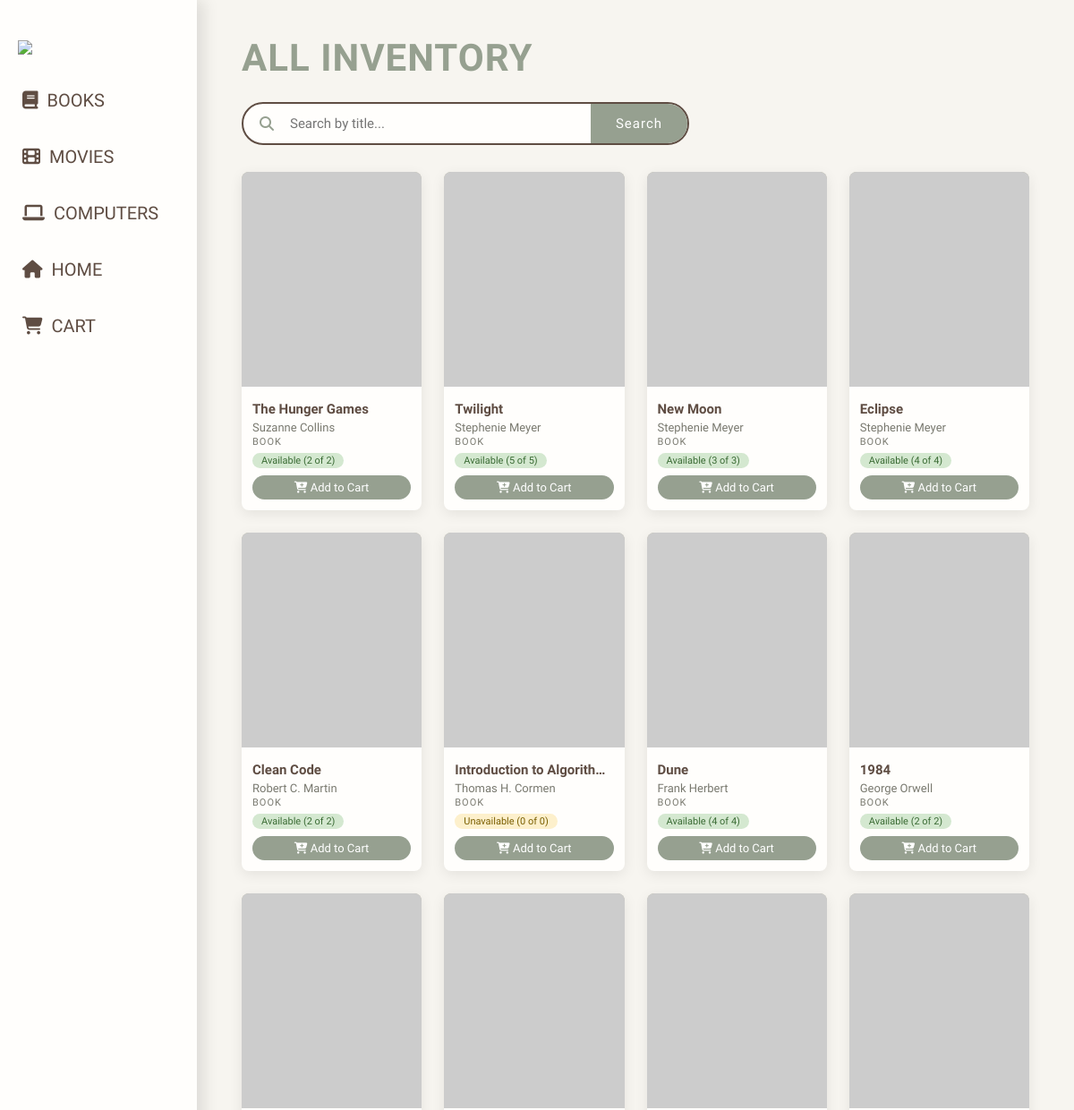
The page /search (upper part) on the database as committed earlier.
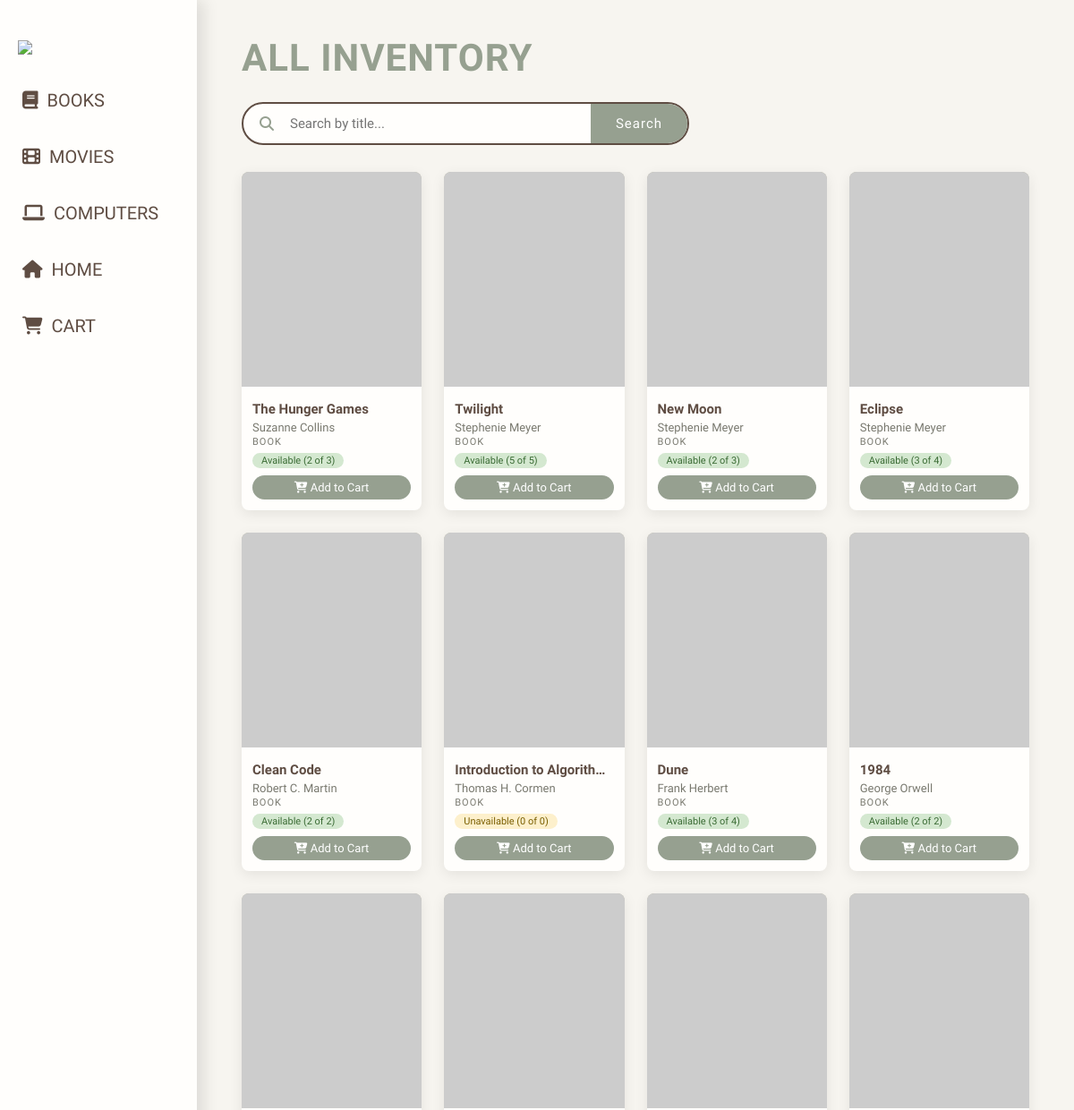
The same page on the database as committed later.
### models/Items.py (models this page shows, shortened)
class Item(db.Model):
    __tablename__ = "Items"
    id                  = db.Column(db.Integer, primary_key = True)
    item_id             = db.Column(db.String(36), unique = True, nullable = False)
    title               = db.Column(db.String(200), nullable = False)
    description         = db.Column(db.String(300), nullable = True)
    qty                 = db.Column(db.Integer, nullable = False)
    available_qty       = db.Column(db.Integer, nullable = False)
    added_on            = db.Column(db.DateTime, default = utcnow)
    item_type           = db.Column(db.String(20), nullable = False)
    image_url           = db.Column(db.String(500), nullable = True)
    loan_days           = 14
    __mapper_args__ = {
        'polymorphic_on': item_type,
        'polymorphic_identity': 'item'
    }

class Book(Item):
    __tablename__ = "Books"
    id = db.Column(db.Integer, db.ForeignKey('Items.id'), primary_key=True)
    isbn = db.Column(db.String(35), unique=True, nullable=True)
    author = db.Column(db.String(150), nullable=False)
    publisher = db.Column(db.String(100), nullable=True)
    genre = db.Column(db.String(150), nullable=True)
    edition = db.Column(db.String(50), nullable=True)
    loan_days = 28
    __mapper_args__ = {
        'polymorphic_identity': 'Book'
    }

class Item(db.Model):
    __tablename__ = "Items"
    id                  = db.Column(db.Integer, primary_key = True)
    item_id             = db.Column(db.String(36), unique = True, nullable = False)
    title               = db.Column(db.String(200), nullable = False)
    description         = db.Column(db.String(300), nullable = True)
    qty                 = db.Column(db.Integer, nullable = False)
    available_qty       = db.Column(db.Integer, nullable = False)
    added_on            = db.Column(db.DateTime, default = utcnow)
    item_type           = db.Column(db.String(20), nullable = False)
    image_url           = db.Column(db.String(500), nullable = True)
    loan_days           = 14
    __mapper_args__ = {
        'polymorphic_on': item_type,
        'polymorphic_identity': 'item'
    }

### app.py (the view)
@app.route('/search')
def search():
    q = request.args.get('q', '').strip()
    if q:
        items = Item.query.filter(Item.title.ilike(f'%{q}%')).all()
    else:
        items = Item.query.all()
    return render_template('search-catalog.html', items = items, q = q)

### templates/search-catalog.html (shortened to what this page needs)
{% extends "browse-layout.html" %}
{% block content %}
{% if q %}
    <h2 class="page-title">Search results for "{{ q }}"</h2>
{% else %}
    <h2 class="page-title">All Inventory</h2>
{% endif %}
<form method = "GET" action = "{{ url_for('search') }}">
    <div class = "search-bar">
        <i class = "fas fa-search"></i>
        <input type="text" name = "q" placeholder = "Search by title..."
               value="{{ q }}">
        <button type="submit">Search</button>
    </div>
</form>
{% if items %}
<div class = "card-grid">
    {% for item in items %}
    <div class = "book-card">
        <img src = "{{ item.image_url if item.image_url else 'https://placehold.co/180x240?text=No+Cover' }}"
             alt = "{{ item.title }}">
        <div class="card-info">
            <div class="card-title">{{ item.title }}</div>
            {% if item.item_type == 'Book' %}
                <div class="card-author">{{ item.author }}</div>
            {% elif item.item_type == 'Movie' %}
                <div class="card-author">{{ item.director }}</div>
            {% elif item.item_type == 'Computer' %}
                <div class="card-author">{{ item.brand if item.brand else item.os }}</div>
            {% endif %}
            <div style="font-size:11px; color:var(--gray); text-transform:uppercase; letter-spacing:1px; margin-top:2px;">
                {{ item.item_type }}
            </div>
            {% if item.item_type == 'Computer' %}
                {% if item.available_qty > 0 %}
                    <span class="card-badge available">Available</span>
                {% else %}
                    <span class="card-badge loaned">Currently Loaned</span>
                {% endif %}
            {% else %}
                {% if item.available_qty > 0 %}
                    <span class="card-badge available">Available ({{ item.available_qty }} of {{ item.qty }})</span>
                {% else %}
                    <span class="card-badge loaned">Unavailable (0 of {{ item.qty }})</span>
                {% endif %}
            {% endif %}
            {% if not (item.item_type == 'Computer' and item.available_qty == 0) %}
                <form method="POST" action="{{ url_for('add_to_cart', item_id=item.item_id) }}" style="margin-top:8px;">
                    <button type="submit" style="width:100%; padding:6px; background:var(--green); color:white; border:none; border-radius:var(--border-radius-m); font-family:'Neuton',serif; font-size:13px; cursor:pointer;">
                        <i class="fa-solid fa-cart-plus"></i> Add to Cart
                    </button>
                </form>
            {% endif %}
        </div>
    </div>
    {% endfor %}
</div>
{% else %}
<div class="empty-state">
    <i class="fa-solid fa-magnifying-glass"></i>
    No items found{% if q %} for "{{ q }}"{% endif %}.
</div>
{% endif %}
{% endblock %}

Rows that differ between the two databases and show on the page:
changed through a linked row, Book "Suzanne Collins": qty "2" → "3"
changed through a linked row, Book "New Moon": available_qty "3" → "2"
changed through a linked row, Book "Eclipse": available_qty "4" → "3"
changed through a linked row, Book "Frank Herbert": available_qty "4" → "3"
